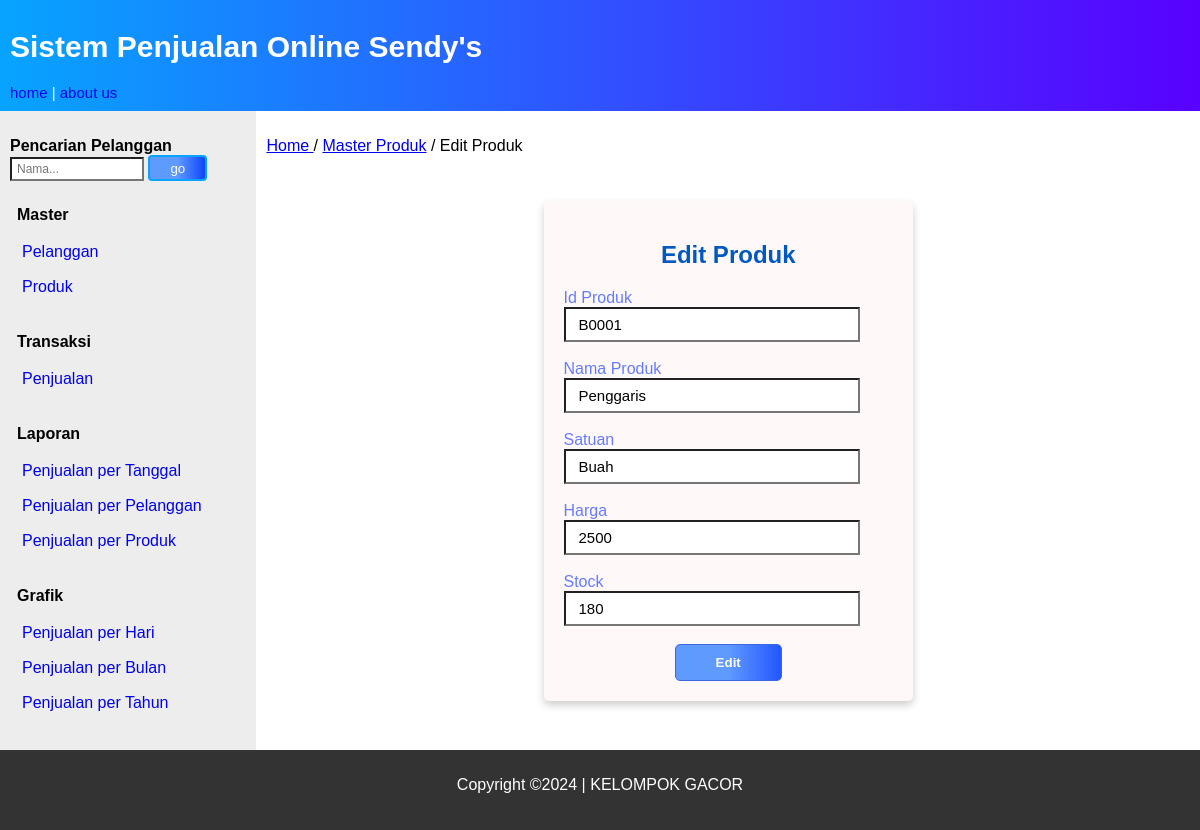
The app's page /index.php?page=produk_edit&produk=B0001 with its own data.
### tables this page shows
CREATE TABLE `produk` (
  `id_produk` varchar(5) NOT NULL,
  `nm_produk` varchar(30) NOT NULL,
  `satuan` varchar(10) NOT NULL,
  `harga` decimal(10,0) NOT NULL,
  `stock` int(3) NOT NULL
);

### produk_edit.php (the view, shortened to what this page needs)
<article>
<p><a href="index.php">Home </a> /  <a href="index.php?page=produk">Master Produk</a> / Edit Produk
    <div class="card">
        <h2 align="center" style="color:#0059be">Edit Produk</h2>
        <?php
        include_once "koneksi.php";
        $code_edited = $_GET['produk'];
        $query = "SELECT * FROM produk
            WHERE id_produk='$code_edited'";
        $sql = mysqli_query($conn, $query);
        if ($sql) {
            $row = mysqli_fetch_array($sql);
        ?>
            <form action="" method="post">
            <label style="color:#647cff" for="id_produk">Id Produk</label> <input class="box" id="id_produk" type="text" name="id_produk" placeholder="Nim" value="<?= $row['id_produk'] ?>" required /> <br />
        <label style="color:#647cff" for="nama">Nama Produk</label> <input id="nama" class="box2" type="name" name="nm_produk" placeholder="Nama Produk" value="<?= $row['nm_produk'] ?>" required oninvalid="this.setCustomValidity('Isi Nama Produk!')"  oninput="this.setCustomValidity('')"/> <br />
        <label style="color:#647cff" for="satuan">Satuan</label> <input id="satuan" class="box2" type="tect"   name="satuan" placeholder="Satuan" value="<?= $row['satuan'] ?>" required oninvalid="this.setCustomValidity('Isi Satuan Produk!')"  oninput="this.setCustomValidity('')"/> <br />
        <label style="color:#647cff" for="harga">Harga</label> <input id="harga" class="box2" type="number" name="harga" min="1" step="any" placeholder="Harga" value="<?= $row['harga'] ?>" required oninvalid="this.setCustomValidity('Isi Harga Produk!')"  oninput="this.setCustomValidity('')"/> <br />
        <label style="color:#647cff" for="stock">Stock</label> <input id="stock" class="box2" type="number" name="stock" min="1" placeholder="Stock" value="<?= $row['stock'] ?>" required oninvalid="this.setCustomValidity('Isi Stock Produk!')"  oninput="this.setCustomValidity('')"/> <br />
                <input class="submit" type="submit" name="edit" value="Edit" />
            </form>
        <?php  } ?>
    </div>
</article>

### style18.css (style rules this page uses)
* { box-sizing: border-box; scroll-behavior: smooth; }
body { font-family: Arial, Helvetica, sans-serif; margin: 0px; padding: 0px; }
input { caret-color: #006eff; }
nav, article { display: flex; flex-direction: column; min-height: 300px; padding: 10px; }
article { flex-grow: 20; max-width: 80%; }
.box { font-size: 15px; display: block; padding: 7px 13px; background-color: rgb(255, 255, 255); width: 90%; display: block; color: #000000; }
.box2 { font-size: 15px; display: block; padding: 7px 13px; background-color: rgb(255, 255, 255); width: 90%; display: block; color: #000000; }
.submit { text-decoration: none; display: inline-flex; position: relative; background-image: linear-gradient(90deg, #5f9aff 50%, #2356fe 100%); padding: 10px 40px; color: #ffffff; border-radius: 5px; font-weight: 600; border: 1px solid #3c67e3; }
.card { box-shadow: 0 4px 8px 0 rgba(0, 0, 0, 0.2); border-radius: 5px; padding: 20px; margin-top: 30px; margin-bottom: 30px; width: 40%; margin-left: 13em; background-color: rgb(255, 248, 248); display: block; margin-right: auto; margin-left: auto; }
form .submit { display: block; margin-right: auto; margin-left: auto; }

### records on screen
produk: id_produk "B0001", nm_produk "Penggaris", satuan "Buah", harga "2500", stock "180"
